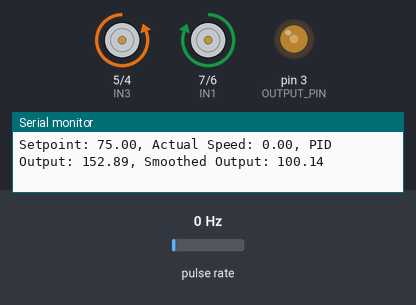
A sketch run on a simulated Arduino Uno, built with avr-gcc and run on an emulated ATmega328P. On the bench: motor-driver pin pairs drawn as motors (green arrow = first pin HIGH = forward, orange = second pin HIGH = backward, longer = more drive), output pins drawn as LEDs (lit = HIGH), the last lines printed to the serial monitor. Wiring (inferred from the names in the program): pulse sensor: data pin 2. The test bench sets the inputs (shaded band); at power-on: pulse rate 0 Hz.

Above: at 6.2 s.
6.3 s: pulse rate (sensor on pin 2) set to 196 Hz
At 8.15 s:
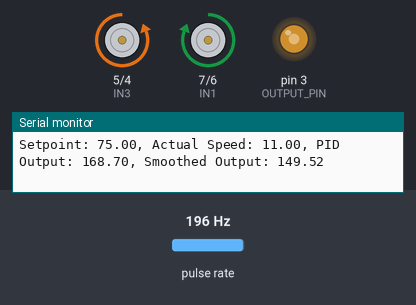
9.3 s: pulse rate (sensor on pin 2) set to 4 Hz
At 17.2 s:
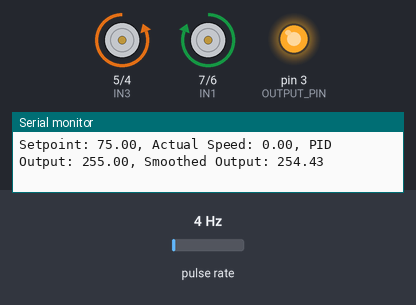
Timing chart, 0 to 18.3 s (numbered marks = the images above; inputs shaded):
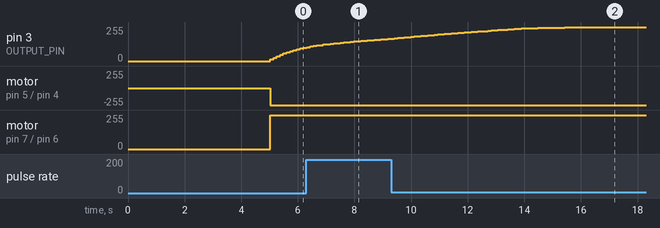

The sketch:

FQQ1LK5IWH372GL.ino
```cpp
// Pin Definitions
const int INPUT_PIN = A0;
const int OUTPUT_PIN = 3;

const int IN1 = 7;
const int IN2 = 6;
const int IN3 = 5;
const int IN4 = 4;
const int ENCODER_PIN = 2;

// PID class for controlling the motor
class PIDController {
  public:
    double kp, ki, kd;
    double integral, previous_error, last_time;

    PIDController(double p, double i, double d) {
      kp = p;
      ki = i;
      kd = d;
      integral = 0;
      previous_error = 0;
      last_time = millis();
    }

    double compute(double setpoint, double actual)
    {
      double now = millis();
      double dt = (now - last_time) / 1000.0;
      if (dt <= 0) return 0;
      last_time = now;
      double error = setpoint - actual;

      // Proportional term
      double proportional = kp * error;

      // Integral term
      integral += error * dt;
      double integral_term = ki * integral;

      // Derivative term
      double derivative = (error - previous_error) / dt;
      previous_error = error;
      double derivative_term = kd * derivative;

      // PID output
      double output = proportional + integral_term + derivative_term;
      return constrain(output, 0, 255);  // Constrain output to PWM range
    }
};

PIDController pid(0.8, 0.2, 0.001);  // Tuning
double setpoint = 75.0;              // Motor speed

// Exponential Smoothing Filter
double applyExponentialSmoothing(double current_output, double previous_output, double alpha) {
  return (alpha * current_output) + ((1 - alpha) * previous_output);
}

double alpha = 0.1;
double smoothed_output = 0;

// Encoder
volatile int encoderCount = 0;
int previousEncoderCount = 0;
unsigned long lastEncoderReadTime = 0;
const unsigned long encoderReadInterval = 100; // Read encoder every 100 ms

void setup() {
  Serial.begin(9600);
  pinMode(INPUT_PIN, INPUT);
  pinMode(OUTPUT_PIN, OUTPUT);
  pinMode(IN1, OUTPUT);
  pinMode(IN2, OUTPUT);
  pinMode(IN3, OUTPUT);
  pinMode(IN4, OUTPUT);
  pinMode(ENCODER_PIN, INPUT);

  attachInterrupt(digitalPinToInterrupt(ENCODER_PIN), encoderISR, CHANGE);

  analogWrite(OUTPUT_PIN, 0);

  for (int i = 0; i < 50; i++) {
    Serial.print(setpoint);
    Serial.print(",");
    Serial.println(0);
    delay(100);
  }
}

void loop()
{
  unsigned long currentTime = millis();

  if (currentTime - lastEncoderReadTime >= encoderReadInterval) {
    lastEncoderReadTime = currentTime;

    // Calculate actual speed (count per unit time)
    int deltaEncoderCount = encoderCount - previousEncoderCount;
    previousEncoderCount = encoderCount;

    // Assume speed is mapped from encoder count
    double actual_speed = map(deltaEncoderCount, 0, 1023, 0, 255);

    // PID output
    double pid_output = pid.compute(setpoint, actual_speed);

    // Apply exponential smoothing for soft start
    smoothed_output = applyExponentialSmoothing(pid_output, smoothed_output, alpha);

    analogWrite(OUTPUT_PIN, smoothed_output);
    digitalWrite(IN1, HIGH);
    digitalWrite(IN2, LOW);
    digitalWrite(IN3, LOW);
    digitalWrite(IN4, HIGH);

    Serial.print("Setpoint: ");
    Serial.print(setpoint);
    Serial.print(", Actual Speed: ");
    Serial.print(actual_speed);
    Serial.print(", PID Output: ");
    Serial.print(pid_output);
    Serial.print(", Smoothed Output: ");
    Serial.println(smoothed_output);
  }

  delay(100); // Small delay to prevent rapid polling
}

void encoderISR() {
  encoderCount++;
}
```
